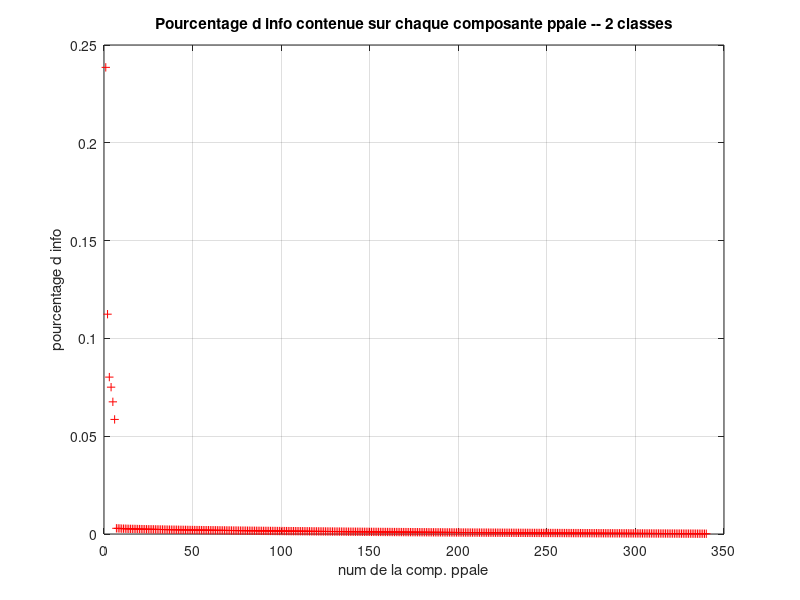
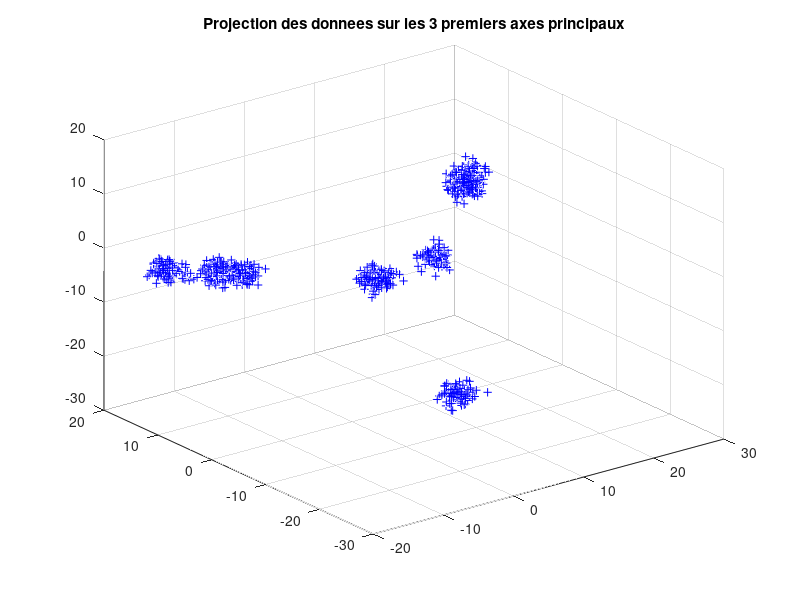
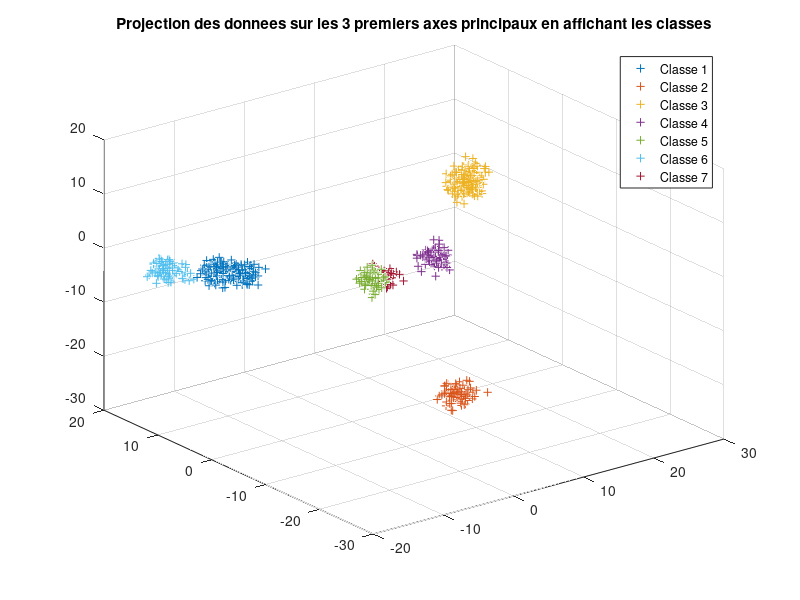

Write the MATLAB code that produced these figures, in order.
clear variables
close all

% chargement du jeu de donn�es
load('dataset.mat')

[nb_indiv,nb_param] = size(X);

%%%%%%%%%%%%%%%%%%%%%%%%%%%%%%%%%%%%%%%%%%%%%%%%%%%%%%%%%%%%%%%%%%%%%%%%%%%
% CALCULE de LA MATRICE DE VARIANCE/COVARIANCE DU TABLEAU DES DONNEES X, ET
% LES AXES PRINCIPAUX. REORDONNER CES AXES PAR ORDRE DECROISSANT DU
% CONTRASTE QU'ILS FOURNISSENT.
%%%%%%%%%%%%%%%%%%%%%%%%%%%%%%%%%%%%%%%%%%%%%%%%%%%%%%%%%%%%%%%%%%%%%%%%%%%
X_mean = mean(X);
X_centre = X-X_mean;
sigma = (1/(nb_indiv))*(X_centre')*X_centre;
[W,D] = eig(sigma);
pourcentages = (1/trace(D))*diag(D);
[pourcentages_tries, I]= sort(pourcentages,'descend');
W(:,I);
C = X_centre*W;

%%%%%%%%%%%%%%%%%%%%%%%%%%%%%%%%%%%%%%%%%%%%%%%%%%%%%%%%%%%%%%%%%%%%%%%%%%%
% AFFICHER UNE FIGURE MONTRANT LE POURCENTAGE D'INFORMATION APPORTEE PAR
% CHAQUE COMPOSANTE PRINCIPALE. 
%%%%%%%%%%%%%%%%%%%%%%%%%%%%%%%%%%%%%%%%%%%%%%%%%%%%%%%%%%%%%%%%%%%%%%%%%%%
figure(1)
plot([1:nb_param],pourcentages_tries,'r+'); grid on;
title('Pourcentage d info contenue sur chaque composante ppale -- 2 classes')
xlabel('num de la comp. ppale');ylabel('pourcentage d info');

% On a besoin de 6 6 composantes principales pour obtenir un taux
% d'information suffisant sur l'ensemble des données.

% Affichage de la projection des donnees sur 1er, 2ème et 3ème axes 
%principaux dans l'espace.
figure(2),
plot3(C(:,1),C(:,2),C(:,3),'b+');grid on
title('Projection des donnees sur les 3 premiers axes principaux')

% On trouve 7 classes d'individus.

%Affichage des différentes classes de variables en couleurs différentes.
indices = kmeans(C(:,1:3),7);
figure(3),
for i = 1:7
    indice = find(indices == i);
    plot3(C(indice,1),C(indice,2),C(indice,3),'+');grid on;hold on
end
title("Projection des donnees sur les 3 premiers axes principaux en affichant les classes")
legend("Classe 1","Classe 2","Classe 3","Classe 4","Classe 5","Classe 6","Classe 7")
